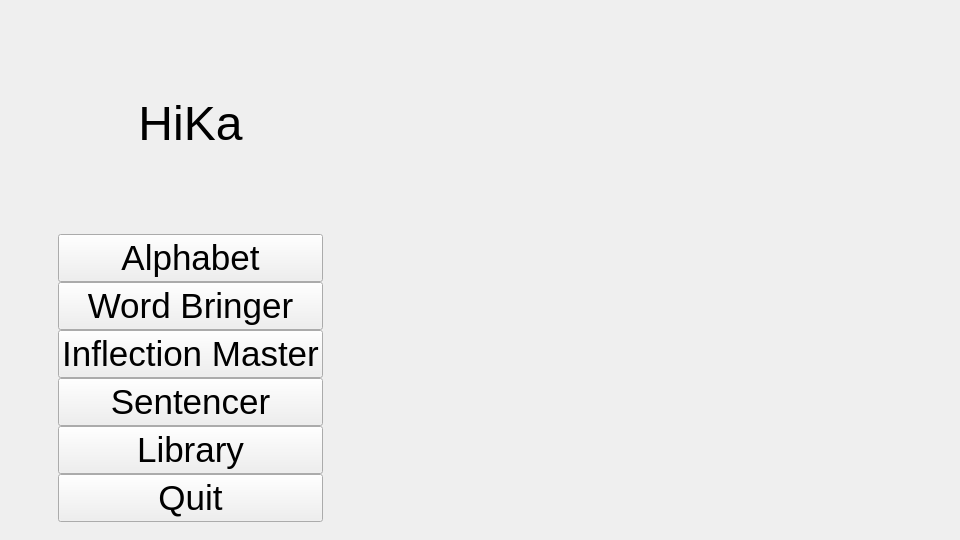
<?xml version="1.0" encoding="UTF-8"?>
<ui version="4.0">
 <class>HiKa</class>
 <widget class="QMainWindow" name="HiKa">
  <property name="geometry">
   <rect>
    <x>0</x>
    <y>0</y>
    <width>960</width>
    <height>540</height>
   </rect>
  </property>
  <property name="minimumSize">
   <size>
    <width>240</width>
    <height>135</height>
   </size>
  </property>
  <property name="windowTitle">
   <string>MainWindow</string>
  </property>
  <property name="styleSheet">
   <string notr="true"/>
  </property>
  <widget class="QWidget" name="centralwidget">
   <property name="styleSheet">
    <string notr="true"/>
   </property>
   <layout class="QGridLayout" name="gridLayout_5">
    <item row="0" column="0">
     <widget class="QStackedWidget" name="windowPages">
      <property name="currentIndex">
       <number>0</number>
      </property>
      <widget class="QWidget" name="page_0">
       <layout class="QGridLayout" name="gridLayout_2">
        <item row="0" column="2" rowspan="2">
         <widget class="QLabel" name="rightImageLabel">
          <property name="sizePolicy">
           <sizepolicy hsizetype="Expanding" vsizetype="Expanding">
            <horstretch>1</horstretch>
            <verstretch>0</verstretch>
           </sizepolicy>
          </property>
          <property name="text">
           <string/>
          </property>
         </widget>
        </item>
        <item row="0" column="0" rowspan="2">
         <spacer name="horizontalSpacer">
          <property name="orientation">
           <enum>Qt::Orientation::Horizontal</enum>
          </property>
          <property name="sizeType">
           <enum>QSizePolicy::Policy::Minimum</enum>
          </property>
          <property name="sizeHint" stdset="0">
           <size>
            <width>40</width>
            <height>20</height>
           </size>
          </property>
         </spacer>
        </item>
        <item row="1" column="1">
         <layout class="QVBoxLayout" name="buttonVerticalLayout" stretch="0,0,0,0,0,0">
          <property name="spacing">
           <number>0</number>
          </property>
          <property name="rightMargin">
           <number>0</number>
          </property>
          <item>
           <widget class="QPushButton" name="alphStartButton">
            <property name="sizePolicy">
             <sizepolicy hsizetype="Expanding" vsizetype="Expanding">
              <horstretch>0</horstretch>
              <verstretch>0</verstretch>
             </sizepolicy>
            </property>
            <property name="font">
             <font>
              <pointsize>26</pointsize>
             </font>
            </property>
            <property name="styleSheet">
             <string notr="true"/>
            </property>
            <property name="text">
             <string>Alphabet</string>
            </property>
           </widget>
          </item>
          <item>
           <widget class="QPushButton" name="wordbringerStartButton">
            <property name="sizePolicy">
             <sizepolicy hsizetype="Minimum" vsizetype="Expanding">
              <horstretch>0</horstretch>
              <verstretch>0</verstretch>
             </sizepolicy>
            </property>
            <property name="font">
             <font>
              <pointsize>26</pointsize>
             </font>
            </property>
            <property name="styleSheet">
             <string notr="true"/>
            </property>
            <property name="text">
             <string>Word Bringer</string>
            </property>
           </widget>
          </item>
          <item>
           <widget class="QPushButton" name="inflectionmasterStartButton">
            <property name="sizePolicy">
             <sizepolicy hsizetype="Expanding" vsizetype="Expanding">
              <horstretch>0</horstretch>
              <verstretch>0</verstretch>
             </sizepolicy>
            </property>
            <property name="font">
             <font>
              <pointsize>26</pointsize>
             </font>
            </property>
            <property name="styleSheet">
             <string notr="true"/>
            </property>
            <property name="text">
             <string>Inflection Master</string>
            </property>
           </widget>
          </item>
          <item>
           <widget class="QPushButton" name="sentencerStartButton">
            <property name="sizePolicy">
             <sizepolicy hsizetype="Minimum" vsizetype="Expanding">
              <horstretch>0</horstretch>
              <verstretch>0</verstretch>
             </sizepolicy>
            </property>
            <property name="font">
             <font>
              <pointsize>26</pointsize>
             </font>
            </property>
            <property name="styleSheet">
             <string notr="true"/>
            </property>
            <property name="text">
             <string>Sentencer</string>
            </property>
           </widget>
          </item>
          <item>
           <widget class="QPushButton" name="libraryButton">
            <property name="sizePolicy">
             <sizepolicy hsizetype="Expanding" vsizetype="Expanding">
              <horstretch>0</horstretch>
              <verstretch>0</verstretch>
             </sizepolicy>
            </property>
            <property name="font">
             <font>
              <pointsize>26</pointsize>
             </font>
            </property>
            <property name="text">
             <string>Library</string>
            </property>
           </widget>
          </item>
          <item>
           <widget class="QPushButton" name="QuitButton">
            <property name="sizePolicy">
             <sizepolicy hsizetype="Expanding" vsizetype="Expanding">
              <horstretch>0</horstretch>
              <verstretch>0</verstretch>
             </sizepolicy>
            </property>
            <property name="font">
             <font>
              <pointsize>26</pointsize>
             </font>
            </property>
            <property name="styleSheet">
             <string notr="true"/>
            </property>
            <property name="text">
             <string>Quit</string>
            </property>
           </widget>
          </item>
         </layout>
        </item>
        <item row="0" column="1">
         <widget class="QLabel" name="logoLabel">
          <property name="sizePolicy">
           <sizepolicy hsizetype="Expanding" vsizetype="Expanding">
            <horstretch>0</horstretch>
            <verstretch>0</verstretch>
           </sizepolicy>
          </property>
          <property name="font">
           <font>
            <pointsize>36</pointsize>
           </font>
          </property>
          <property name="styleSheet">
           <string notr="true">image: url(:/resources/120410702_p0_master1200.png);</string>
          </property>
          <property name="text">
           <string>HiKa</string>
          </property>
          <property name="scaledContents">
           <bool>true</bool>
          </property>
          <property name="alignment">
           <set>Qt::AlignmentFlag::AlignCenter</set>
          </property>
         </widget>
        </item>
       </layout>
      </widget>
      <widget class="QWidget" name="page_1">
       <layout class="QGridLayout" name="gridLayout_3">
        <item row="0" column="3">
         <spacer name="horizontalSpacer_3">
          <property name="orientation">
           <enum>Qt::Orientation::Horizontal</enum>
          </property>
          <property name="sizeType">
           <enum>QSizePolicy::Policy::Expanding</enum>
          </property>
          <property name="sizeHint" stdset="0">
           <size>
            <width>40</width>
            <height>20</height>
           </size>
          </property>
         </spacer>
        </item>
        <item row="0" column="2">
         <layout class="QVBoxLayout" name="verticalLayout" stretch="0,0,0,0,0,0,0">
          <property name="sizeConstraint">
           <enum>QLayout::SizeConstraint::SetDefaultConstraint</enum>
          </property>
          <item>
           <widget class="QLabel" name="difficultyLabel">
            <property name="sizePolicy">
             <sizepolicy hsizetype="Expanding" vsizetype="Expanding">
              <horstretch>0</horstretch>
              <verstretch>0</verstretch>
             </sizepolicy>
            </property>
            <property name="text">
             <string>Choose difficulty</string>
            </property>
           </widget>
          </item>
          <item>
           <widget class="QPushButton" name="difficultyPushButton1">
            <property name="sizePolicy">
             <sizepolicy hsizetype="Expanding" vsizetype="Expanding">
              <horstretch>0</horstretch>
              <verstretch>0</verstretch>
             </sizepolicy>
            </property>
            <property name="font">
             <font>
              <pointsize>22</pointsize>
             </font>
            </property>
            <property name="text">
             <string>english to romanji (japanese)</string>
            </property>
           </widget>
          </item>
          <item>
           <widget class="QPushButton" name="difficultyPushButton2">
            <property name="sizePolicy">
             <sizepolicy hsizetype="Expanding" vsizetype="Expanding">
              <horstretch>0</horstretch>
              <verstretch>0</verstretch>
             </sizepolicy>
            </property>
            <property name="font">
             <font>
              <pointsize>22</pointsize>
             </font>
            </property>
            <property name="text">
             <string>english to hiragana (japanese)</string>
            </property>
           </widget>
          </item>
          <item>
           <widget class="QPushButton" name="difficultyPushButton3">
            <property name="sizePolicy">
             <sizepolicy hsizetype="Expanding" vsizetype="Expanding">
              <horstretch>0</horstretch>
              <verstretch>0</verstretch>
             </sizepolicy>
            </property>
            <property name="font">
             <font>
              <pointsize>22</pointsize>
             </font>
            </property>
            <property name="text">
             <string>english to full japanese</string>
            </property>
           </widget>
          </item>
          <item>
           <widget class="QPushButton" name="difficultyPushButton4">
            <property name="sizePolicy">
             <sizepolicy hsizetype="Expanding" vsizetype="Expanding">
              <horstretch>0</horstretch>
              <verstretch>0</verstretch>
             </sizepolicy>
            </property>
            <property name="font">
             <font>
              <pointsize>22</pointsize>
             </font>
            </property>
            <property name="text">
             <string>romanji (japanese) to english</string>
            </property>
           </widget>
          </item>
          <item>
           <widget class="QPushButton" name="difficultyPushButton5">
            <property name="sizePolicy">
             <sizepolicy hsizetype="Expanding" vsizetype="Expanding">
              <horstretch>0</horstretch>
              <verstretch>0</verstretch>
             </sizepolicy>
            </property>
            <property name="font">
             <font>
              <pointsize>22</pointsize>
             </font>
            </property>
            <property name="text">
             <string>hiragana (japanese) to english</string>
            </property>
           </widget>
          </item>
          <item>
           <widget class="QPushButton" name="difficultyPushButton6">
            <property name="sizePolicy">
             <sizepolicy hsizetype="Expanding" vsizetype="Expanding">
              <horstretch>0</horstretch>
              <verstretch>0</verstretch>
             </sizepolicy>
            </property>
            <property name="font">
             <font>
              <pointsize>22</pointsize>
             </font>
            </property>
            <property name="text">
             <string>full japanese to english</string>
            </property>
           </widget>
          </item>
         </layout>
        </item>
        <item row="0" column="1">
         <spacer name="horizontalSpacer_2">
          <property name="orientation">
           <enum>Qt::Orientation::Horizontal</enum>
          </property>
          <property name="sizeType">
           <enum>QSizePolicy::Policy::Expanding</enum>
          </property>
          <property name="sizeHint" stdset="0">
           <size>
            <width>20</width>
            <height>20</height>
           </size>
          </property>
         </spacer>
        </item>
       </layout>
      </widget>
      <widget class="QWidget" name="page_2">
       <layout class="QGridLayout" name="gridLayout_4">
        <item row="1" column="1">
         <layout class="QHBoxLayout" name="horizontalLayout" stretch="2,0,2">
          <item>
           <widget class="QPushButton" name="yesSectionButton">
            <property name="font">
             <font>
              <pointsize>24</pointsize>
             </font>
            </property>
            <property name="text">
             <string>Yes</string>
            </property>
           </widget>
          </item>
          <item>
           <spacer name="horizontalSpacer_5">
            <property name="orientation">
             <enum>Qt::Orientation::Horizontal</enum>
            </property>
            <property name="sizeHint" stdset="0">
             <size>
              <width>40</width>
              <height>20</height>
             </size>
            </property>
           </spacer>
          </item>
          <item>
           <widget class="QPushButton" name="noSectionButton">
            <property name="font">
             <font>
              <pointsize>24</pointsize>
             </font>
            </property>
            <property name="text">
             <string>No</string>
            </property>
           </widget>
          </item>
         </layout>
        </item>
        <item row="1" column="0">
         <spacer name="horizontalSpacer_4">
          <property name="orientation">
           <enum>Qt::Orientation::Horizontal</enum>
          </property>
          <property name="sizeHint" stdset="0">
           <size>
            <width>40</width>
            <height>20</height>
           </size>
          </property>
         </spacer>
        </item>
        <item row="0" column="0" colspan="2">
         <widget class="QLabel" name="label">
          <property name="font">
           <font>
            <pointsize>28</pointsize>
           </font>
          </property>
          <property name="text">
           <string>do you want to learn sections?</string>
          </property>
          <property name="alignment">
           <set>Qt::AlignmentFlag::AlignCenter</set>
          </property>
         </widget>
        </item>
       </layout>
      </widget>
      <widget class="QWidget" name="page_3">
       <layout class="QGridLayout" name="gridLayout_6">
        <item row="1" column="0">
         <layout class="QGridLayout" name="gridLayout">
          <item row="0" column="0">
           <widget class="QRadioButton" name="lessonButton_1">
            <property name="font">
             <font>
              <pointsize>14</pointsize>
             </font>
            </property>
            <property name="text">
             <string>1. greetings,introduction</string>
            </property>
            <property name="iconSize">
             <size>
              <width>24</width>
              <height>24</height>
             </size>
            </property>
            <property name="autoExclusive">
             <bool>false</bool>
            </property>
           </widget>
          </item>
          <item row="0" column="1">
           <widget class="QRadioButton" name="lessonButton_9">
            <property name="font">
             <font>
              <pointsize>14</pointsize>
             </font>
            </property>
            <property name="text">
             <string>9. relative space</string>
            </property>
            <property name="iconSize">
             <size>
              <width>24</width>
              <height>24</height>
             </size>
            </property>
            <property name="autoExclusive">
             <bool>false</bool>
            </property>
           </widget>
          </item>
          <item row="0" column="2">
           <widget class="QRadioButton" name="lessonButton_17">
            <property name="font">
             <font>
              <pointsize>14</pointsize>
             </font>
            </property>
            <property name="text">
             <string>17. life</string>
            </property>
            <property name="iconSize">
             <size>
              <width>24</width>
              <height>24</height>
             </size>
            </property>
            <property name="autoExclusive">
             <bool>false</bool>
            </property>
           </widget>
          </item>
          <item row="0" column="3">
           <widget class="QRadioButton" name="lessonButton_25">
            <property name="font">
             <font>
              <pointsize>14</pointsize>
             </font>
            </property>
            <property name="text">
             <string>25. jorogumo</string>
            </property>
            <property name="iconSize">
             <size>
              <width>24</width>
              <height>24</height>
             </size>
            </property>
            <property name="autoExclusive">
             <bool>false</bool>
            </property>
           </widget>
          </item>
          <item row="1" column="0">
           <widget class="QRadioButton" name="lessonButton_2">
            <property name="font">
             <font>
              <pointsize>14</pointsize>
             </font>
            </property>
            <property name="text">
             <string>2. show appreciation</string>
            </property>
            <property name="iconSize">
             <size>
              <width>24</width>
              <height>24</height>
             </size>
            </property>
            <property name="autoExclusive">
             <bool>false</bool>
            </property>
           </widget>
          </item>
          <item row="1" column="1">
           <widget class="QRadioButton" name="lessonButton_10">
            <property name="font">
             <font>
              <pointsize>14</pointsize>
             </font>
            </property>
            <property name="text">
             <string>10. weather, seasons</string>
            </property>
            <property name="iconSize">
             <size>
              <width>24</width>
              <height>24</height>
             </size>
            </property>
            <property name="autoExclusive">
             <bool>false</bool>
            </property>
           </widget>
          </item>
          <item row="1" column="2">
           <widget class="QRadioButton" name="lessonButton_18">
            <property name="font">
             <font>
              <pointsize>14</pointsize>
             </font>
            </property>
            <property name="text">
             <string>18. home</string>
            </property>
            <property name="iconSize">
             <size>
              <width>24</width>
              <height>24</height>
             </size>
            </property>
            <property name="autoExclusive">
             <bool>false</bool>
            </property>
           </widget>
          </item>
          <item row="1" column="3">
           <widget class="QRadioButton" name="lessonButton_26">
            <property name="font">
             <font>
              <pointsize>14</pointsize>
             </font>
            </property>
            <property name="text">
             <string>lesson 26</string>
            </property>
            <property name="iconSize">
             <size>
              <width>24</width>
              <height>24</height>
             </size>
            </property>
            <property name="autoExclusive">
             <bool>false</bool>
            </property>
           </widget>
          </item>
          <item row="2" column="0">
           <widget class="QRadioButton" name="lessonButton_3">
            <property name="font">
             <font>
              <pointsize>14</pointsize>
             </font>
            </property>
            <property name="text">
             <string>3. being sorry</string>
            </property>
            <property name="iconSize">
             <size>
              <width>24</width>
              <height>24</height>
             </size>
            </property>
            <property name="autoExclusive">
             <bool>false</bool>
            </property>
           </widget>
          </item>
          <item row="2" column="1">
           <widget class="QRadioButton" name="lessonButton_11">
            <property name="font">
             <font>
              <pointsize>14</pointsize>
             </font>
            </property>
            <property name="text">
             <string>11. numbers</string>
            </property>
            <property name="iconSize">
             <size>
              <width>24</width>
              <height>24</height>
             </size>
            </property>
            <property name="autoExclusive">
             <bool>false</bool>
            </property>
           </widget>
          </item>
          <item row="2" column="2">
           <widget class="QRadioButton" name="lessonButton_19">
            <property name="font">
             <font>
              <pointsize>14</pointsize>
             </font>
            </property>
            <property name="text">
             <string>19. health</string>
            </property>
            <property name="iconSize">
             <size>
              <width>24</width>
              <height>24</height>
             </size>
            </property>
            <property name="autoExclusive">
             <bool>false</bool>
            </property>
           </widget>
          </item>
          <item row="2" column="3">
           <widget class="QRadioButton" name="lessonButton_27">
            <property name="font">
             <font>
              <pointsize>14</pointsize>
             </font>
            </property>
            <property name="text">
             <string>lesson 27</string>
            </property>
            <property name="iconSize">
             <size>
              <width>24</width>
              <height>24</height>
             </size>
            </property>
            <property name="autoExclusive">
             <bool>false</bool>
            </property>
           </widget>
          </item>
          <item row="3" column="0">
           <widget class="QRadioButton" name="lessonButton_4">
            <property name="font">
             <font>
              <pointsize>14</pointsize>
             </font>
            </property>
            <property name="text">
             <string>4. shopping</string>
            </property>
            <property name="iconSize">
             <size>
              <width>24</width>
              <height>24</height>
             </size>
            </property>
            <property name="autoExclusive">
             <bool>false</bool>
            </property>
           </widget>
          </item>
          <item row="3" column="1">
           <widget class="QRadioButton" name="lessonButton_12">
            <property name="font">
             <font>
              <pointsize>14</pointsize>
             </font>
            </property>
            <property name="text">
             <string>12. time and day</string>
            </property>
            <property name="iconSize">
             <size>
              <width>24</width>
              <height>24</height>
             </size>
            </property>
            <property name="autoExclusive">
             <bool>false</bool>
            </property>
           </widget>
          </item>
          <item row="3" column="2">
           <widget class="QRadioButton" name="lessonButton_20">
            <property name="font">
             <font>
              <pointsize>14</pointsize>
             </font>
            </property>
            <property name="text">
             <string>20. school</string>
            </property>
            <property name="iconSize">
             <size>
              <width>24</width>
              <height>24</height>
             </size>
            </property>
            <property name="autoExclusive">
             <bool>false</bool>
            </property>
           </widget>
          </item>
          <item row="3" column="3">
           <widget class="QRadioButton" name="lessonButton_28">
            <property name="font">
             <font>
              <pointsize>14</pointsize>
             </font>
            </property>
            <property name="text">
             <string>lesson 28</string>
            </property>
            <property name="iconSize">
             <size>
              <width>24</width>
              <height>24</height>
             </size>
            </property>
            <property name="autoExclusive">
             <bool>false</bool>
            </property>
           </widget>
          </item>
          <item row="4" column="0">
           <widget class="QRadioButton" name="lessonButton_5">
            <property name="font">
             <font>
              <pointsize>14</pointsize>
             </font>
            </property>
            <property name="text">
             <string>5. food and drink</string>
            </property>
            <property name="iconSize">
             <size>
              <width>24</width>
              <height>24</height>
             </size>
            </property>
            <property name="autoExclusive">
             <bool>false</bool>
            </property>
           </widget>
          </item>
          <item row="4" column="1">
           <widget class="QRadioButton" name="lessonButton_13">
            <property name="font">
             <font>
              <pointsize>14</pointsize>
             </font>
            </property>
            <property name="text">
             <string>13. myself</string>
            </property>
            <property name="iconSize">
             <size>
              <width>24</width>
              <height>24</height>
             </size>
            </property>
            <property name="autoExclusive">
             <bool>false</bool>
            </property>
           </widget>
          </item>
          <item row="4" column="2">
           <widget class="QRadioButton" name="lessonButton_21">
            <property name="font">
             <font>
              <pointsize>14</pointsize>
             </font>
            </property>
            <property name="text">
             <string>21. work</string>
            </property>
            <property name="iconSize">
             <size>
              <width>24</width>
              <height>24</height>
             </size>
            </property>
            <property name="autoExclusive">
             <bool>false</bool>
            </property>
           </widget>
          </item>
          <item row="4" column="3">
           <widget class="QRadioButton" name="lessonButton_29">
            <property name="font">
             <font>
              <pointsize>14</pointsize>
             </font>
            </property>
            <property name="text">
             <string>lesson 29</string>
            </property>
            <property name="iconSize">
             <size>
              <width>24</width>
              <height>24</height>
             </size>
            </property>
            <property name="autoExclusive">
             <bool>false</bool>
            </property>
           </widget>
          </item>
          <item row="5" column="0">
           <widget class="QRadioButton" name="lessonButton_6">
            <property name="font">
             <font>
              <pointsize>14</pointsize>
             </font>
            </property>
            <property name="text">
             <string>6. hanging out</string>
            </property>
            <property name="iconSize">
             <size>
              <width>24</width>
              <height>24</height>
             </size>
            </property>
            <property name="autoExclusive">
             <bool>false</bool>
            </property>
           </widget>
          </item>
          <item row="5" column="1">
           <widget class="QRadioButton" name="lessonButton_14">
            <property name="font">
             <font>
              <pointsize>14</pointsize>
             </font>
            </property>
            <property name="text">
             <string>14. people</string>
            </property>
            <property name="iconSize">
             <size>
              <width>24</width>
              <height>24</height>
             </size>
            </property>
            <property name="autoExclusive">
             <bool>false</bool>
            </property>
           </widget>
          </item>
          <item row="5" column="2">
           <widget class="QRadioButton" name="lessonButton_22">
            <property name="font">
             <font>
              <pointsize>14</pointsize>
             </font>
            </property>
            <property name="text">
             <string>22. future</string>
            </property>
            <property name="iconSize">
             <size>
              <width>24</width>
              <height>24</height>
             </size>
            </property>
            <property name="autoExclusive">
             <bool>false</bool>
            </property>
           </widget>
          </item>
          <item row="5" column="3">
           <widget class="QRadioButton" name="lessonButton_30">
            <property name="font">
             <font>
              <pointsize>14</pointsize>
             </font>
            </property>
            <property name="text">
             <string>lesson 30</string>
            </property>
            <property name="iconSize">
             <size>
              <width>24</width>
              <height>24</height>
             </size>
            </property>
            <property name="autoExclusive">
             <bool>false</bool>
            </property>
           </widget>
          </item>
          <item row="6" column="0">
           <widget class="QRadioButton" name="lessonButton_7">
            <property name="font">
             <font>
              <pointsize>14</pointsize>
             </font>
            </property>
            <property name="text">
             <string>7. family</string>
            </property>
            <property name="iconSize">
             <size>
              <width>24</width>
              <height>24</height>
             </size>
            </property>
            <property name="autoExclusive">
             <bool>false</bool>
            </property>
           </widget>
          </item>
          <item row="6" column="1">
           <widget class="QRadioButton" name="lessonButton_15">
            <property name="font">
             <font>
              <pointsize>14</pointsize>
             </font>
            </property>
            <property name="text">
             <string>15. activities</string>
            </property>
            <property name="iconSize">
             <size>
              <width>24</width>
              <height>24</height>
             </size>
            </property>
            <property name="autoExclusive">
             <bool>false</bool>
            </property>
           </widget>
          </item>
          <item row="6" column="2">
           <widget class="QRadioButton" name="lessonButton_23">
            <property name="font">
             <font>
              <pointsize>14</pointsize>
             </font>
            </property>
            <property name="text">
             <string>23. animals</string>
            </property>
            <property name="iconSize">
             <size>
              <width>24</width>
              <height>24</height>
             </size>
            </property>
            <property name="autoExclusive">
             <bool>false</bool>
            </property>
           </widget>
          </item>
          <item row="6" column="3">
           <widget class="QRadioButton" name="lessonButton_31">
            <property name="font">
             <font>
              <pointsize>14</pointsize>
             </font>
            </property>
            <property name="text">
             <string>lesson 31</string>
            </property>
            <property name="iconSize">
             <size>
              <width>24</width>
              <height>24</height>
             </size>
            </property>
            <property name="autoExclusive">
             <bool>false</bool>
            </property>
           </widget>
          </item>
          <item row="7" column="0">
           <widget class="QRadioButton" name="lessonButton_8">
            <property name="font">
             <font>
              <pointsize>14</pointsize>
             </font>
            </property>
            <property name="text">
             <string>8. location, places</string>
            </property>
            <property name="iconSize">
             <size>
              <width>24</width>
              <height>24</height>
             </size>
            </property>
            <property name="autoExclusive">
             <bool>false</bool>
            </property>
           </widget>
          </item>
          <item row="7" column="1">
           <widget class="QRadioButton" name="lessonButton_16">
            <property name="font">
             <font>
              <pointsize>14</pointsize>
             </font>
            </property>
            <property name="text">
             <string>16. fashion</string>
            </property>
            <property name="iconSize">
             <size>
              <width>24</width>
              <height>24</height>
             </size>
            </property>
            <property name="autoExclusive">
             <bool>false</bool>
            </property>
           </widget>
          </item>
          <item row="7" column="2">
           <widget class="QRadioButton" name="lessonButton_24">
            <property name="font">
             <font>
              <pointsize>14</pointsize>
             </font>
            </property>
            <property name="text">
             <string>24. elements, spirit</string>
            </property>
            <property name="iconSize">
             <size>
              <width>24</width>
              <height>24</height>
             </size>
            </property>
            <property name="autoExclusive">
             <bool>false</bool>
            </property>
           </widget>
          </item>
          <item row="7" column="3">
           <widget class="QRadioButton" name="lessonButton_32">
            <property name="font">
             <font>
              <pointsize>14</pointsize>
             </font>
            </property>
            <property name="text">
             <string>lesson 32</string>
            </property>
            <property name="iconSize">
             <size>
              <width>24</width>
              <height>24</height>
             </size>
            </property>
            <property name="autoExclusive">
             <bool>false</bool>
            </property>
           </widget>
          </item>
         </layout>
        </item>
        <item row="0" column="0" colspan="3">
         <widget class="QLineEdit" name="lessonLineEdit">
          <property name="font">
           <font>
            <pointsize>14</pointsize>
           </font>
          </property>
         </widget>
        </item>
        <item row="1" column="1">
         <layout class="QHBoxLayout" name="horizontalLayout_2">
          <item>
           <layout class="QVBoxLayout" name="verticalLayout_2">
            <item>
             <widget class="QPushButton" name="selectionProceedButton">
              <property name="sizePolicy">
               <sizepolicy hsizetype="Minimum" vsizetype="Expanding">
                <horstretch>0</horstretch>
                <verstretch>0</verstretch>
               </sizepolicy>
              </property>
              <property name="font">
               <font>
                <pointsize>12</pointsize>
               </font>
              </property>
              <property name="text">
               <string>Procceed</string>
              </property>
             </widget>
            </item>
            <item>
             <widget class="QPushButton" name="selectionBackButton">
              <property name="sizePolicy">
               <sizepolicy hsizetype="Expanding" vsizetype="Expanding">
                <horstretch>0</horstretch>
                <verstretch>0</verstretch>
               </sizepolicy>
              </property>
              <property name="font">
               <font>
                <pointsize>12</pointsize>
               </font>
              </property>
              <property name="text">
               <string>Back</string>
              </property>
             </widget>
            </item>
            <item>
             <widget class="QPushButton" name="selectionBabyButton">
              <property name="sizePolicy">
               <sizepolicy hsizetype="Expanding" vsizetype="Expanding">
                <horstretch>0</horstretch>
                <verstretch>0</verstretch>
               </sizepolicy>
              </property>
              <property name="font">
               <font>
                <pointsize>12</pointsize>
               </font>
              </property>
              <property name="text">
               <string>I'm baby, dont hurt me</string>
              </property>
             </widget>
            </item>
            <item>
             <spacer name="verticalSpacer_7">
              <property name="orientation">
               <enum>Qt::Orientation::Vertical</enum>
              </property>
              <property name="sizeHint" stdset="0">
               <size>
                <width>20</width>
                <height>40</height>
               </size>
              </property>
             </spacer>
            </item>
            <item>
             <spacer name="verticalSpacer_6">
              <property name="orientation">
               <enum>Qt::Orientation::Vertical</enum>
              </property>
              <property name="sizeHint" stdset="0">
               <size>
                <width>20</width>
                <height>40</height>
               </size>
              </property>
             </spacer>
            </item>
            <item>
             <spacer name="verticalSpacer_5">
              <property name="orientation">
               <enum>Qt::Orientation::Vertical</enum>
              </property>
              <property name="sizeHint" stdset="0">
               <size>
                <width>20</width>
                <height>40</height>
               </size>
              </property>
             </spacer>
            </item>
            <item>
             <spacer name="verticalSpacer_4">
              <property name="orientation">
               <enum>Qt::Orientation::Vertical</enum>
              </property>
              <property name="sizeHint" stdset="0">
               <size>
                <width>20</width>
                <height>40</height>
               </size>
              </property>
             </spacer>
            </item>
            <item>
             <spacer name="verticalSpacer_3">
              <property name="orientation">
               <enum>Qt::Orientation::Vertical</enum>
              </property>
              <property name="sizeHint" stdset="0">
               <size>
                <width>20</width>
                <height>40</height>
               </size>
              </property>
             </spacer>
            </item>
            <item>
             <spacer name="verticalSpacer_2">
              <property name="orientation">
               <enum>Qt::Orientation::Vertical</enum>
              </property>
              <property name="sizeHint" stdset="0">
               <size>
                <width>20</width>
                <height>40</height>
               </size>
              </property>
             </spacer>
            </item>
            <item>
             <spacer name="verticalSpacer">
              <property name="orientation">
               <enum>Qt::Orientation::Vertical</enum>
              </property>
              <property name="sizeHint" stdset="0">
               <size>
                <width>20</width>
                <height>40</height>
               </size>
              </property>
             </spacer>
            </item>
           </layout>
          </item>
         </layout>
        </item>
       </layout>
      </widget>
     </widget>
    </item>
   </layout>
  </widget>
 </widget>
 <resources/>
 <connections/>
</ui>
